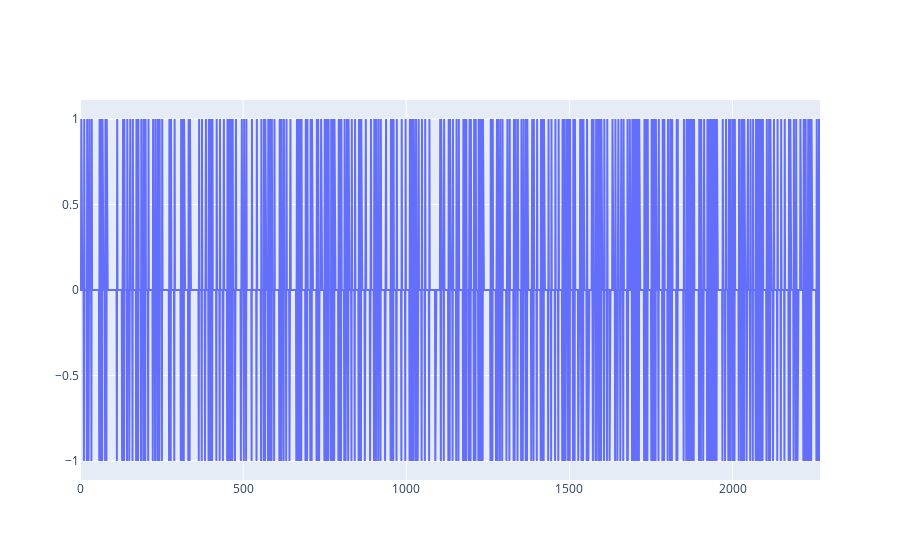

This figure's notebook cell:
### Code cell
myStrat = Signal(df,5,1.5)
tot,stats = myStrat.backtest()
g = go.Figure(data=[go.Scatter(y=stats["overall signal"],mode="lines",name="returns")])
g.show()

### Figure 1 — Plotly figure (JSON) as saved in the notebook; plotly's stock layout.template omitted (floating-point values rounded to 4 significant figures; data arrays with more than 128 entries replaced by an {"elided": "..."} marker saying what was removed)
{"data": [{"mode": "lines", "name": "returns", "type": "scatter", "y": {"elided": "2269 int values"}}], "layout": {}}
